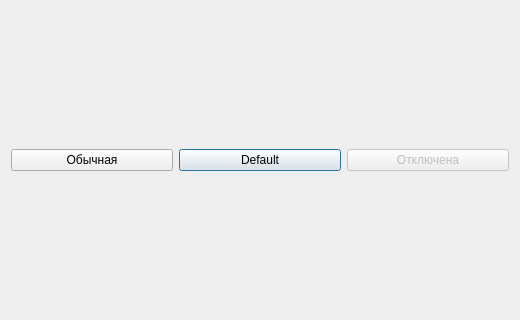
<?xml version="1.0" encoding="UTF-8"?>
<ui version="4.0"><class>Dialog</class><widget class="QDialog" name="Dialog"><property name="geometry"><rect><x>0</x><y>0</y><width>520</width><height>320</height></rect></property><property name="windowTitle"><string>#008 hbox/93_button_states_row</string></property><layout class="QVBoxLayout" name="verticalLayout"><property name="leftMargin"><number>11</number></property><property name="topMargin"><number>11</number></property><property name="rightMargin"><number>11</number></property><property name="bottomMargin"><number>11</number></property><property name="spacing"><number>6</number></property><item><layout class="QHBoxLayout" name="row"><property name="leftMargin"><number>0</number></property><property name="topMargin"><number>0</number></property><property name="rightMargin"><number>0</number></property><property name="bottomMargin"><number>0</number></property><property name="spacing"><number>6</number></property><item><widget class="QPushButton" name="btn_normal"><property name="text"><string>Обычная</string></property></widget></item><item><widget class="QPushButton" name="btn_default"><property name="text"><string>Default</string></property><property name="default"><bool>true</bool></property></widget></item><item><widget class="QPushButton" name="btn_disabled"><property name="text"><string>Отключена</string></property><property name="enabled"><bool>false</bool></property></widget></item></layout></item></layout></widget></ui>
